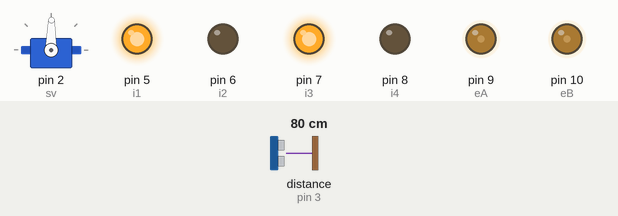
Recording of a sketch running on a simulated Arduino Uno, built with avr-gcc and run on an emulated ATmega328P. Parts: servo, output pins drawn as LEDs (lit = HIGH). Wiring (inferred from the names in the program): ultrasonic range finder: trigger pin 4; echo pin 3. Inputs (shaded band) come from the test bench; at power-on: distance to the obstacle (sensor on pin 3) 80 cm. The echo pulse lasts 58.3 µs per cm; pins used as bus, display or sensor lines are not drawn.

Above: at 3.6 s.
3.7 s: distance to the obstacle (sensor on pin 3) set to 24 cm
5.2 s: distance to the obstacle (sensor on pin 3) set to 20 cm
At 6.7 s:
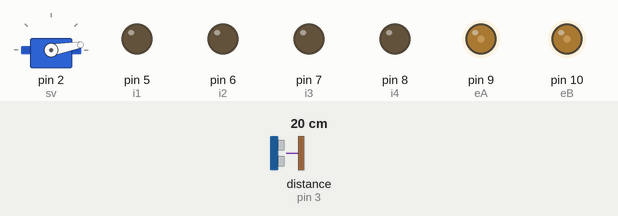
8.2 s: distance to the obstacle (sensor on pin 3) set to 35 cm
At 9.2 s:
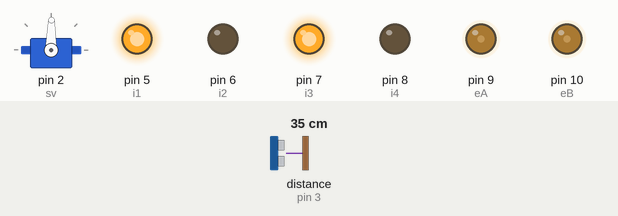
9.9 s: distance to the obstacle (sensor on pin 3) set to 2 cm
At 12.3 s:
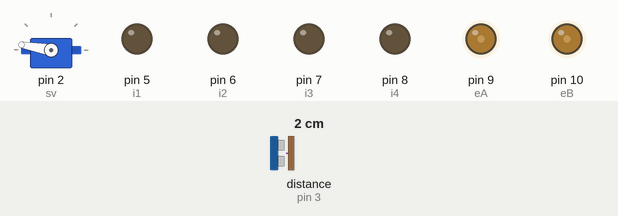
Timing chart, 0 to 13.9 s (numbered marks = the images above; inputs shaded):
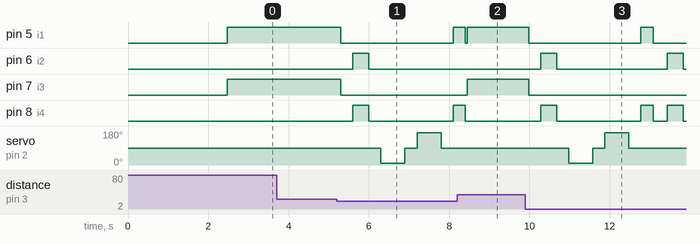

Measured:
- the behaviour switches between 22 and 21 cm on distance to the obstacle (sensor on pin 3) (found by bisection; images 0 and 1)
- after the input at 3.7 s, every drawn part: stays the same
- after the input at 5.2 s, pin 5 (i1): HIGH → LOW after 0.10 s, → HIGH 2.8 s later; pin 6 (i2): LOW → HIGH after 0.40 s, → LOW 0.40 s later
- after the input at 8.2 s, pin 6 (i2): stays LOW (without the input it goes to HIGH after 0.55 s); pin 7 (i3): LOW → HIGH after 0.25 s; pin 8 (i4): goes on until 8.4 s, then stays LOW; servo on pin 2 (sv): stays 89° (without the input it goes to 10° after 1.3 s)
- after the input at 9.9 s, pin 5 (i1): HIGH → LOW after 0.08 s, → HIGH 2.8 s later, → LOW 0.30 s later; pin 6 (i2): alternates HIGH for 0.40 s and LOW for 2.8 s, starting after 0.38 s

The sketch:

Obstacle_Avoiding_Car.ino
```cpp
#include<Servo.h>

const int eA = 9, i1 = 5, i2 = 6;
const int eB = 10, i3 = 7, i4 = 8;
const int trig = 4, echo = 3;
int dis_value = 100;
boolean check = false;
Servo sv;

void setup(){
  Serial.begin(9600);
  for(int i=5;i<11;i++){pinMode(i,OUTPUT);}
  pinMode(trig,OUTPUT); pinMode(echo,INPUT);
  sv.attach(2);
  sv.write(89); delay(2000);
  dis_value = read_data(); delay(100);
  dis_value = read_data(); delay(100);
  dis_value = read_data(); delay(100);
  dis_value = read_data(); delay(100);
  analogWrite(eA, 70);  analogWrite(eB, 70);
}

void loop(){
  int right_value = 0, left_value = 0; delay(50);

  if(dis_value<=20){
    dunglai(); delay(300);
    dilui(); delay(400);
    dunglai(); delay(300);
    right_value = check_phai(); delay(300);
    left_value = check_trai(); delay(300);
    if (dis_value >= left_value){xoayphai();dunglai();}
    else{xoaytrai();dunglai();}
  }
  else{thang();}
  dis_value = read_data();
}

int read_data(){
  int dis_val,time_value;
  digitalWrite(trig,LOW); delayMicroseconds(2);
  digitalWrite(trig,HIGH); delayMicroseconds(10);
  digitalWrite(trig,LOW);
  time_value = pulseIn(echo,HIGH);
  dis_val = int(time_value/2/29.412);
  return dis_val;
}

int check_phai(){
  sv.write(10); delay(500);
  int dis_value = read_data(); delay(100);
  sv.write(89);
  return dis_value;
}

int check_trai(){
  sv.write(170); delay(500);
  int dis_value = read_data(); delay(100);
  sv.write(89);
  return dis_value;
}

void dithang(){
  digitalWrite(i1,HIGH); digitalWrite(i2,LOW);
  digitalWrite(i3,HIGH); digitalWrite(i4,LOW);
}

void dunglai(){
  digitalWrite(i1,LOW); digitalWrite(i2,LOW);
  digitalWrite(i3,LOW); digitalWrite(i4,LOW);
}

void xoayphai(){
  digitalWrite(i1,HIGH); digitalWrite(i2,LOW);
  digitalWrite(i3,LOW); digitalWrite(i4,HIGH);
  delay(300);
  dithang();
}

void xoaytrai(){
  digitalWrite(i1,LOW); digitalWrite(i2,HIGH);
  digitalWrite(i3,HIGH); digitalWrite(i4,LOW);
  delay(300);
  dithang();
}

void thang(){
  if(!check){check = true; dithang();}
}

void dilui(){
  check = false;
  digitalWrite(i1,LOW); digitalWrite(i2,HIGH);
  digitalWrite(i3,LOW); digitalWrite(i4,HIGH);
}
```
